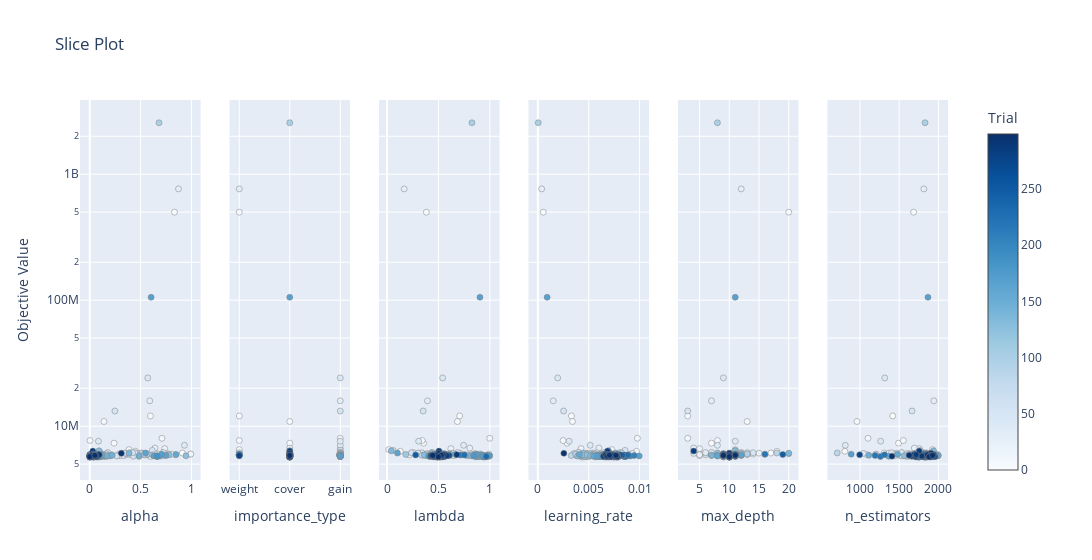

This figure's notebook cell:
### Code cell
fig = optuna.visualization.plot_slice(study)
fig.update_yaxes(type="log")
fig.show()

### Figure 1 — Plotly figure (JSON) as saved in the notebook; plotly's stock layout.template omitted (floating-point values rounded to 4 significant figures; data arrays with more than 128 entries replaced by an {"elided": "..."} marker saying what was removed)
{"data": [{"marker": {"color": {"elided": "300 int values"}, "colorbar": {"title": {"text": "Trial"}, "x": 1, "xpad": 40}, "colorscale": [[0, "rgb(247,251,255)"], [0.125, "rgb(222,235,247)"], [0.25, "rgb(198,219,239)"], [0.375, "rgb(158,202,225)"], [0.5, "rgb(107,174,214)"], [0.625, "rgb(66,146,198)"], [0.75, "rgb(33,113,181)"], [0.875, "rgb(8,81,156)"], [1, "rgb(8,48,107)"]], "line": {"color": "Grey", "width": 0.5}, "showscale": true}, "mode": "markers", "showlegend": false, "type": "scatter", "x": {"elided": "300 float values"}, "xaxis": "x", "y": {"elided": "300 float values"}, "yaxis": "y"}, {"marker": {"color": {"elided": "300 int values"}, "colorbar": {"title": {"text": "Trial"}, "x": 1, "xpad": 40}, "colorscale": [[0, "rgb(247,251,255)"], [0.125, "rgb(222,235,247)"], [0.25, "rgb(198,219,239)"], [0.375, "rgb(158,202,225)"], [0.5, "rgb(107,174,214)"], [0.625, "rgb(66,146,198)"], [0.75, "rgb(33,113,181)"], [0.875, "rgb(8,81,156)"], [1, "rgb(8,48,107)"]], "line": {"color": "Grey", "width": 0.5}, "showscale": false}, "mode": "markers", "showlegend": false, "type": "scatter", "x": {"elided": "300 str values"}, "xaxis": "x2", "y": {"elided": "300 float values"}, "yaxis": "y2"}, {"marker": {"color": {"elided": "300 int values"}, "colorbar": {"title": {"text": "Trial"}, "x": 1, "xpad": 40}, "colorscale": [[0, "rgb(247,251,255)"], [0.125, "rgb(222,235,247)"], [0.25, "rgb(198,219,239)"], [0.375, "rgb(158,202,225)"], [0.5, "rgb(107,174,214)"], [0.625, "rgb(66,146,198)"], [0.75, "rgb(33,113,181)"], [0.875, "rgb(8,81,156)"], [1, "rgb(8,48,107)"]], "line": {"color": "Grey", "width": 0.5}, "showscale": false}, "mode": "markers", "showlegend": false, "type": "scatter", "x": {"elided": "300 float values"}, "xaxis": "x3", "y": {"elided": "300 float values"}, "yaxis": "y3"}, {"marker": {"color": {"elided": "300 int values"}, "colorbar": {"title": {"text": "Trial"}, "x": 1, "xpad": 40}, "colorscale": [[0, "rgb(247,251,255)"], [0.125, "rgb(222,235,247)"], [0.25, "rgb(198,219,239)"], [0.375, "rgb(158,202,225)"], [0.5, "rgb(107,174,214)"], [0.625, "rgb(66,146,198)"], [0.75, "rgb(33,113,181)"], [0.875, "rgb(8,81,156)"], [1, "rgb(8,48,107)"]], "line": {"color": "Grey", "width": 0.5}, "showscale": false}, "mode": "markers", "showlegend": false, "type": "scatter", "x": {"elided": "300 float values"}, "xaxis": "x4", "y": {"elided": "300 float values"}, "yaxis": "y4"}, {"marker": {"color": {"elided": "300 int values"}, "colorbar": {"title": {"text": "Trial"}, "x": 1, "xpad": 40}, "colorscale": [[0, "rgb(247,251,255)"], [0.125, "rgb(222,235,247)"], [0.25, "rgb(198,219,239)"], [0.375, "rgb(158,202,225)"], [0.5, "rgb(107,174,214)"], [0.625, "rgb(66,146,198)"], [0.75, "rgb(33,113,181)"], [0.875, "rgb(8,81,156)"], [1, "rgb(8,48,107)"]], "line": {"color": "Grey", "width": 0.5}, "showscale": false}, "mode": "markers", "showlegend": false, "type": "scatter", "x": {"elided": "300 int values"}, "xaxis": "x5", "y": {"elided": "300 float values"}, "yaxis": "y5"}, {"marker": {"color": {"elided": "300 int values"}, "colorbar": {"title": {"text": "Trial"}, "x": 1, "xpad": 40}, "colorscale": [[0, "rgb(247,251,255)"], [0.125, "rgb(222,235,247)"], [0.25, "rgb(198,219,239)"], [0.375, "rgb(158,202,225)"], [0.5, "rgb(107,174,214)"], [0.625, "rgb(66,146,198)"], [0.75, "rgb(33,113,181)"], [0.875, "rgb(8,81,156)"], [1, "rgb(8,48,107)"]], "line": {"color": "Grey", "width": 0.5}, "showscale": false}, "mode": "markers", "showlegend": false, "type": "scatter", "x": {"elided": "300 int values"}, "xaxis": "x6", "y": {"elided": "300 float values"}, "yaxis": "y6"}], "layout": {"title": {"text": "Slice Plot"}, "width": 1800, "xaxis": {"anchor": "y", "domain": [0, 0.1389], "title": {"text": "alpha"}}, "xaxis2": {"anchor": "y2", "domain": [0.1722, 0.3111], "title": {"text": "importance_type"}}, "xaxis3": {"anchor": "y3", "domain": [0.3444, 0.4833], "title": {"text": "lambda"}}, "xaxis4": {"anchor": "y4", "domain": [0.5167, 0.6556], "title": {"text": "learning_rate"}}, "xaxis5": {"anchor": "y5", "domain": [0.6889, 0.8278], "title": {"text": "max_depth"}}, "xaxis6": {"anchor": "y6", "domain": [0.8611, 1], "title": {"text": "n_estimators"}}, "yaxis": {"anchor": "x", "domain": [0, 1], "title": {"text": "Objective Value"}, "type": "log"}, "yaxis2": {"anchor": "x2", "domain": [0, 1], "matches": "y", "showticklabels": false, "type": "log"}, "yaxis3": {"anchor": "x3", "domain": [0, 1], "matches": "y", "showticklabels": false, "type": "log"}, "yaxis4": {"anchor": "x4", "domain": [0, 1], "matches": "y", "showticklabels": false, "type": "log"}, "yaxis5": {"anchor": "x5", "domain": [0, 1], "matches": "y", "showticklabels": false, "type": "log"}, "yaxis6": {"anchor": "x6", "domain": [0, 1], "matches": "y", "showticklabels": false, "type": "log"}}}
